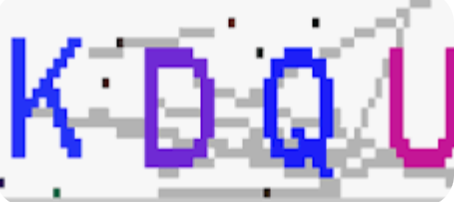
#> input picture images/test2.jpg, 464 x 202 px
$ python -i ddddocrImg.py   (imports and definitions only)
#> lines starting #> are read from the running program, lines starting #| are printed output that depends on the picture; after the words box and inside, x2 and y2 are one past the last pixel; in counts of white or black regions, pixels touching at a corner belong together
# -*- coding: utf-8 -*-
# Copyright (c) 2026 周亮 Ryo Zhou
# Licensed under the MIT License. See LICENSE for details.
"""ddddocr 验证码识别模块.

提供两条识别路径:
  1. recognize(): 整图直接识别(ddddocr 内部缩放), 速度快
  2. recognize_per_char(): 分割字符后逐个识别, 对小/粘连字符更稳健

引擎为模块级单例缓存, 避免重复加载模型.

支持命令行调用: python dddocrImg.py <image>
"""
import argparse
import os

import cv2
import numpy as np

import ddddocr

_ENGINES = {}


def get_engine(beta=True, import_onnx_path="", charsets_path=""):
    """获取(并缓存)ddddocr 引擎.

    传入 import_onnx_path/charsets_path 时加载自定义训练模型
    (dddd_trainer 产物), 否则用内置模型(beta=True 更强).
    """
    if import_onnx_path:
        key = f"custom:{os.path.abspath(import_onnx_path)}"
    else:
        key = "beta" if beta else "std"
    if key not in _ENGINES:
        if import_onnx_path:
            _ENGINES[key] = ddddocr.DdddOcr(
                show_ad=False, import_onnx_path=import_onnx_path,
                charsets_path=charsets_path)
        else:
            _ENGINES[key] = ddddocr.DdddOcr(show_ad=False, beta=beta)
    return _ENGINES[key]


def invalidate_custom(path):
    """自定义模型文件被重新发布后, 逐出对应引擎缓存, 使下次 get_engine 重新加载."""
    _ENGINES.pop(f"custom:{os.path.abspath(path)}", None)


# [11 lines left out: function to_bytes, not called in this run]


def to_gray(image):
    """把 路径/bytes/ndarray 统一读为灰度图(用于分割)."""
    if isinstance(image, np.ndarray):
        img = image
    else:
        data = np.frombuffer(to_bytes(image), np.uint8)
        img = cv2.imdecode(data, cv2.IMREAD_COLOR)
    if img is None:
        raise ValueError(f"无法解析图片: {image}")
    if img.ndim == 3:
        return cv2.cvtColor(img, cv2.COLOR_BGR2GRAY)
    return img


# [18 lines left out: functions recognize, recognize_multi, not called in this run]


# ---------- 逐字符识别 ----------

def _binarize(gray, gamma=1.3, min_area=15):
    """灰度 -> gamma 增强 -> Otsu 二值化 -> 去小噪点."""
    if gamma:
        lut = np.array(
            [min(255, int(255 * ((i / 255) ** gamma))) for i in range(256)],
            np.uint8)
        gray = cv2.LUT(gray, lut)
    _, th = cv2.threshold(gray, 0, 255, cv2.THRESH_BINARY_INV + cv2.THRESH_OTSU)
    if min_area:
        num, labels, stats, _ = cv2.connectedComponentsWithStats(th)
        for i in range(1, num):
            if stats[i, cv2.CC_STAT_AREA] < min_area:
                th[labels == i] = 0
    return th


# [15 lines left out: function _char_img, not called in this run]


def _find_valleys(th, min_ratio=0.15, min_gap=5):
    """按列墨量找谷值切点(字符间空隙), 返回绝对列号列表."""
    colsum = (th > 0).sum(axis=0).astype(float)
    maxink = max(colsum.max(), 1)
    prof = cv2.GaussianBlur(colsum.reshape(1, -1), (1, 5), 0).flatten()
    cols = np.where(colsum > 0)[0]
    if len(cols) == 0:
        return []
    c0, c1 = int(cols[0]), int(cols[-1])
    cuts = set()
    for x in range(c0 + 1, c1):
        if prof[x] <= prof[x - 1] and prof[x] <= prof[x + 1] \
                and prof[x] < min_ratio * maxink:
            cuts.add(x)
    out = []
    for c in sorted(cuts):
        if not out or c - out[-1] > min_gap:
            out.append(c)
    return out


def _segment(th, min_w=5):
    """把二值图切分为字符段, 返回 [(x0, x1), ...].

    谷值切点(字符间空隙)优先, 去掉无墨/过窄噪声段.
    """
    colsum = (th > 0).sum(axis=0).astype(float)
    cols = np.where(colsum > 0)[0]
    if len(cols) == 0:
        return []
    c0, c1 = int(cols[0]), int(cols[-1])

    bounds = [c0]
    for v in _find_valleys(th):
        bounds.append(v + 1)
    bounds.append(c1 + 1)
    segs = [(bounds[i], bounds[i + 1] - 1) for i in range(len(bounds) - 1)]
    # 去掉无墨或过窄的噪声段
    segs = [(a, b) for a, b in segs
            if (th[:, a:b + 1] > 0).any() and b - a + 1 >= min_w]
    return segs


# [25 lines left out: function _split_wide, not called in this run]


def recognize_per_char(image, length=None, beta=True, gamma=1.3):
    """分割字符后逐字符识别, 返回字符串.

    length 提示期望字符数, 帮助分割粘连字符; None 时自动估计.
    分割用非 gamma 二值图(连通结构干净), 逐字符识别用 gamma 二值图
    (保留细笔画, 配合留白画布对小字符更友好).
    """
    gray = to_gray(image)
    th_seg = _binarize(gray, gamma=0)
    th_rec = _binarize(gray, gamma=gamma)
    segs = _segment(th_seg)

    # 若提供了期望字符数, 对最宽的粘连段反复做验证切分
    if length and length > 0:
        while len(segs) < length:
            i = max(range(len(segs)), key=lambda k: segs[k][1] - segs[k][0])
            a, b = segs[i]
            cut = _split_wide(th_rec, a, b)
            if cut is None:
                break
            segs[i:i + 1] = [(a, cut), (cut + 1, b)]

    engine = get_engine(beta)
    result = []
    for x0, x1 in segs:
        ci = _char_img(th_rec, x0, x1)
        if ci is None:
            continue
        ok, buf = cv2.imencode(".png", ci)
        if not ok:
            continue
        try:
            r = engine.classification(buf.tobytes())
        except Exception:
            r = ""
        result.append(r if r else "?")
    return "".join(result)


# ---------- 结果择优 ----------

# [144 lines left out: function pick_best, not called in this run]


# [19 lines not run here, left out]

>>> import cv2
>>> picture = cv2.imread('../images/test2.jpg')
#> picture is the input picture: shape (202, 464, 3); mean B, G, R 229.5, 198.4, 207.5
>>> result = recognize_per_char(picture)
#> in to_gray, `return cv2.cvtColor(img, cv2.COLOR_BGR2GRAY)`:
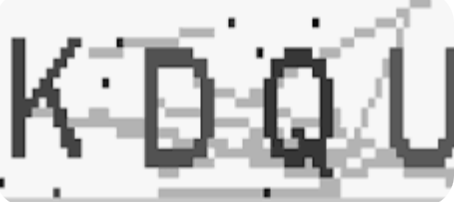
#> returned value: shape (202, 464); min 0, max 255, mean 204.7
#> in _binarize, `_, th = cv2.threshold(gray, 0, 255, cv2.THRESH_BINARY_INV + cv2.THRESH..`:
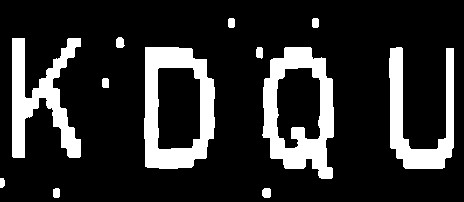
#> th: shape (202, 464); 17.6% white; 12 white regions, largest, box (x1, y1, x2, y2) and area: (262, 47, 334, 179) 4590, (144, 47, 215, 169) 4476, (12, 38, 81, 158) 3655
#> in _binarize, `num, labels, stats, _ = cv2.connectedComponentsWithStats(th)`:
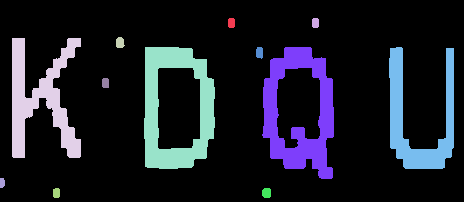
#> labels: shape (202, 464) int32; 13 distinct labels, from 0 to 12; one colour per label, 0 black
#> in _binarize, `num, labels, stats, _ = cv2.connectedComponentsWithStats(th)`: num = 13; stats = 13 rows, first 6: [0, 0, 464, 202, 77201], [228, 18, 7, 10, 66], [312, 18, 7, 10, 66], [116, 37, 9, 11, 81], [12, 38, 69, 120, 3655], [144, 47, 71, 122, 4476]
#> call 2 of _binarize, with gamma = 1.3, min_area = 15
#> in _binarize (call 2), `gray = cv2.LUT(gray, lut)`:
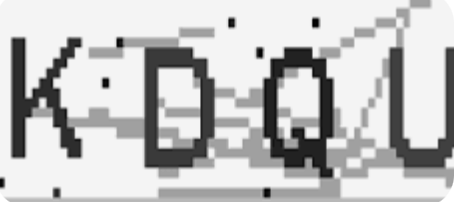
#> gray: shape (202, 464); min 0, max 255, mean 195.2
#> in _binarize (call 2), `_, th = cv2.threshold(gray, 0, 255, cv2.THRESH_BINARY_INV + cv2.THRESH..`:
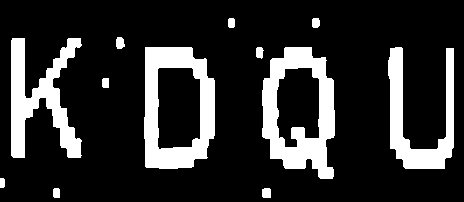
#> th: shape (202, 464); 18.3% white; 12 white regions, largest, box (x1, y1, x2, y2) and area: (262, 47, 335, 179) 4833, (144, 47, 215, 169) 4587, (11, 38, 82, 158) 3839
#> in _binarize (call 2), `num, labels, stats, _ = cv2.connectedComponentsWithStats(th)`: labels: shape (202, 464) int32; 13 distinct labels, from 0 to 12
#> in _binarize (call 2), `num, labels, stats, _ = cv2.connectedComponentsWithStats(th)`: stats = 13 rows, first 6: [0, 0, 464, 202, 76602], [228, 18, 7, 10, 66], [312, 18, 8, 10, 73], [116, 37, 9, 12, 89], [11, 38, 71, 120, 3839], [144, 47, 71, 122, 4587]
#> in _segment, `colsum = (th > 0).sum(axis=0).astype(float)`: colsum = 464 values, max 122 at index 321, min 0 at index 5, mean 35.62
#> in _segment, `cols = np.where(colsum > 0)[0]`: cols = 311 values from 0 to 453
#> in _segment, `c0, c1 = int(cols[0]), int(cols[-1])`: c0 = 0; c1 = 453
#> in _segment, `bounds = [c0]`: bounds = [0]
#> in _find_valleys, `maxink = max(colsum.max(), 1)`: maxink = 122
#> in _find_valleys, `c0, c1 = int(cols[0]), int(cols[-1])`: c0 = 0; c1 = 453
#> in _find_valleys, `cuts = set()`: cuts = 0 items
#> the loop in _segment, `for v in _find_valleys(th):` made 31 passes
#> v on passes 2 to 13: 7, 81, 87, 93, 99, 105, 111, 119, 125, 131, 137, 143
#> after the loop in _segment, `for v in _find_valleys(th):`: bounds = 32 values from 0 to 389
#> in _segment, `segs = [(bounds[i], bounds[i + 1] - 1) for i in range(len(bounds) - 1)]`: segs = 32 pairs, first value 0 to 389, second value 1 to 453
#> in _segment, `segs = [(a, b) for a, b in segs if (th[:, a:b + 1] > 0).any() and b - ..`: segs = [(2, 7), (8, 81), (100, 105), (106, 111), (112, 119), (120, 125), (144, 215), (228, 235), (254, 259), (260, 334), (389, 453)]
#> (the run stopped early here; a loop or call above may not have finished)

$ run again, on images/bc_0002.png
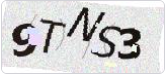
#> input picture images/bc_0002.png, 165 x 74 px
#> picture is the input picture: shape (74, 165, 3); mean B, G, R 205.9, 205.6, 206.4
#> th: shape (74, 165); 12.9% white; 5 white regions, box (x1, y1, x2, y2) and area: (91, 26, 141, 59) 624, (67, 7, 105, 41) 373, (12, 23, 35, 45) 227, (41, 19, 66, 53) 207, (14, 44, 36, 57) 146
#> in _binarize, `num, labels, stats, _ = cv2.connectedComponentsWithStats(th)`:
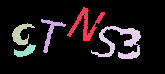
#> labels: shape (74, 165) int32; 6 distinct labels, from 0 to 5; one colour per label, 0 black
#> num = 6; stats = [[0, 0, 165, 74, 10633], [67, 7, 38, 34, 373], [41, 19, 25, 34, 207], [12, 23, 23, 22, 227], [91, 26, 50, 33, 624], [14, 44, 22, 13, 146]]
#> in _binarize (call 2), `_, th = cv2.threshold(gray, 0, 255, cv2.THRESH_BINARY_INV + cv2.THRESH..`:
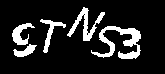
#> th: shape (74, 165); 13.5% white; 5 white regions, box (x1, y1, x2, y2) and area: (91, 26, 141, 59) 659, (67, 7, 105, 41) 381, (12, 23, 35, 45) 236, (40, 19, 66, 53) 223, (13, 44, 37, 57) 151
#> labels: shape (74, 165) int32; 6 distinct labels, from 0 to 5
#> stats = [[0, 0, 165, 74, 10560], [67, 7, 38, 34, 381], [40, 19, 26, 34, 223], [12, 23, 23, 22, 236], [91, 26, 50, 33, 659], [13, 44, 24, 13, 151]]
#> colsum = 165 values, max 33 at index 85, min 0 at index 0, mean 9.56
#> cols = 123 values from 12 to 140
#> in _segment, `c0, c1 = int(cols[0]), int(cols[-1])`: c0 = 12; c1 = 140
#> in _segment, `bounds = [c0]`: bounds = [12]
#> maxink = 33
#> in _find_valleys, `c0, c1 = int(cols[0]), int(cols[-1])`: c0 = 12; c1 = 140
#> cuts = 0 items
#> the loop in _segment, `for v in _find_valleys(th):` made 5 passes
#> v on passes 1 to 5: 36, 54, 60, 66, 116
#> after the loop in _segment, `for v in _find_valleys(th):`: bounds = [12, 37, 55, 61, 67, 117]
#> in _segment, `segs = [(bounds[i], bounds[i + 1] - 1) for i in range(len(bounds) - 1)]`: segs = [(12, 36), (37, 54), (55, 60), (61, 66), (67, 116), (117, 140)]

$ run again, on images/bc_0004.png
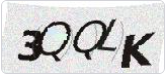
#> input picture images/bc_0004.png, 165 x 74 px
#> picture is the input picture: shape (74, 165, 3); mean B, G, R 201.6, 201.8, 202.1
#> th: shape (74, 165); 14.8% white; 3 white regions, box (x1, y1, x2, y2) and area: (18, 22, 71, 61) 719, (121, 32, 154, 68) 564, (73, 19, 116, 60) 521
#> in _binarize, `num, labels, stats, _ = cv2.connectedComponentsWithStats(th)`:
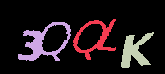
#> labels: shape (74, 165) int32; 4 distinct labels, from 0 to 3; one colour per label, 0 black
#> num = 4; stats = [[0, 0, 165, 74, 10406], [73, 19, 43, 41, 521], [18, 22, 53, 39, 719], [121, 32, 33, 36, 564]]
#> in _binarize (call 2), `_, th = cv2.threshold(gray, 0, 255, cv2.THRESH_BINARY_INV + cv2.THRESH..`:
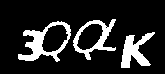
#> th: shape (74, 165); 15.4% white; 3 white regions, box (x1, y1, x2, y2) and area: (18, 21, 71, 62) 754, (121, 32, 155, 68) 580, (73, 19, 116, 60) 545
#> labels: shape (74, 165) int32; 4 distinct labels, from 0 to 3
#> stats = [[0, 0, 165, 74, 10331], [73, 19, 43, 41, 545], [18, 21, 53, 41, 754], [121, 32, 34, 36, 580]]
#> colsum = 165 values, max 32 at index 126, min 0 at index 0, mean 10.93
#> cols = 129 values from 18 to 153
#> in _segment, `c0, c1 = int(cols[0]), int(cols[-1])`: c0 = 18; c1 = 153
#> in _segment, `bounds = [c0]`: bounds = [18]
#> maxink = 32
#> in _find_valleys, `c0, c1 = int(cols[0]), int(cols[-1])`: c0 = 18; c1 = 153
#> cuts = 0 items
#> the loop in _segment, `for v in _find_valleys(th):` made 3 passes
#> v on passes 1 to 3: 71, 116, 151
#> after the loop in _segment, `for v in _find_valleys(th):`: bounds = [18, 72, 117, 152]
#> in _segment, `segs = [(bounds[i], bounds[i + 1] - 1) for i in range(len(bounds) - 1)]`: segs = [(18, 71), (72, 116), (117, 151), (152, 153)]
#> in _segment, `segs = [(a, b) for a, b in segs if (th[:, a:b + 1] > 0).any() and b - ..`: segs = [(18, 71), (72, 116), (117, 151)]
